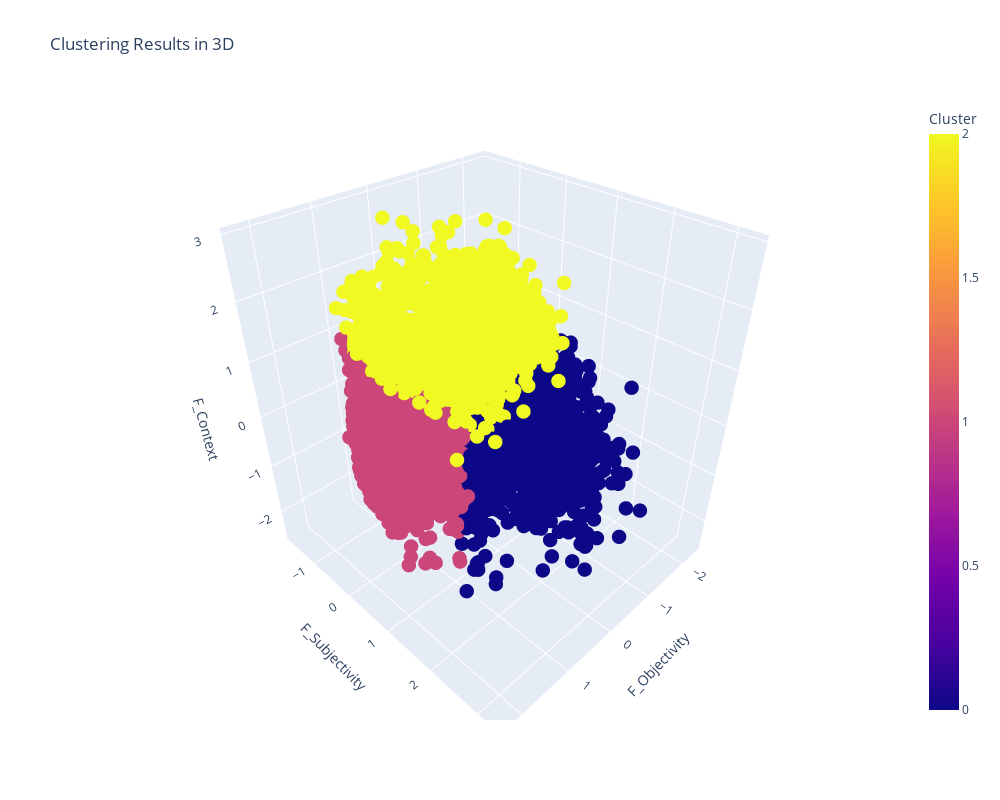

Notebook cell for this chart:
### Code cell
# Create a 3D scatter plot for visualization
fig = px.scatter_3d(scores, x='F_Objectivity', y='F_Subjectivity', z='F_Context', color='Cluster',
                     title='Clustering Results in 3D')

# Customize the visualization
fig.update_traces(marker=dict(size=5))  # Adjust the size of data points

# Set the figure size (width and height) in pixels
fig.update_layout(width=1000, height=800)

fig.show()

### Figure 1 — Plotly figure (JSON) as saved in the notebook; plotly's stock layout.template omitted (floating-point values rounded to 4 significant figures; data arrays with more than 128 entries replaced by an {"elided": "..."} marker saying what was removed)
{"data": [{"hovertemplate": "F_Objectivity=%{x}<br>F_Subjectivity=%{y}<br>F_Context=%{z}<br>Cluster=%{marker.color}<extra></extra>", "legendgroup": "", "marker": {"color": {"elided": "5553 int values"}, "coloraxis": "coloraxis", "size": 5, "symbol": "circle"}, "mode": "markers", "name": "", "scene": "scene", "showlegend": false, "type": "scatter3d", "x": {"elided": "5553 float values"}, "y": {"elided": "5553 float values"}, "z": {"elided": "5553 float values"}}], "layout": {"coloraxis": {"colorbar": {"title": {"text": "Cluster"}}, "colorscale": [[0, "#0d0887"], [0.1111, "#46039f"], [0.2222, "#7201a8"], [0.3333, "#9c179e"], [0.4444, "#bd3786"], [0.5556, "#d8576b"], [0.6667, "#ed7953"], [0.7778, "#fb9f3a"], [0.8889, "#fdca26"], [1, "#f0f921"]]}, "height": 800, "legend": {"tracegroupgap": 0}, "scene": {"domain": {"x": [0, 1], "y": [0, 1]}, "xaxis": {"title": {"text": "F_Objectivity"}}, "yaxis": {"title": {"text": "F_Subjectivity"}}, "zaxis": {"title": {"text": "F_Context"}}}, "title": {"text": "Clustering Results in 3D"}, "width": 1000}}
